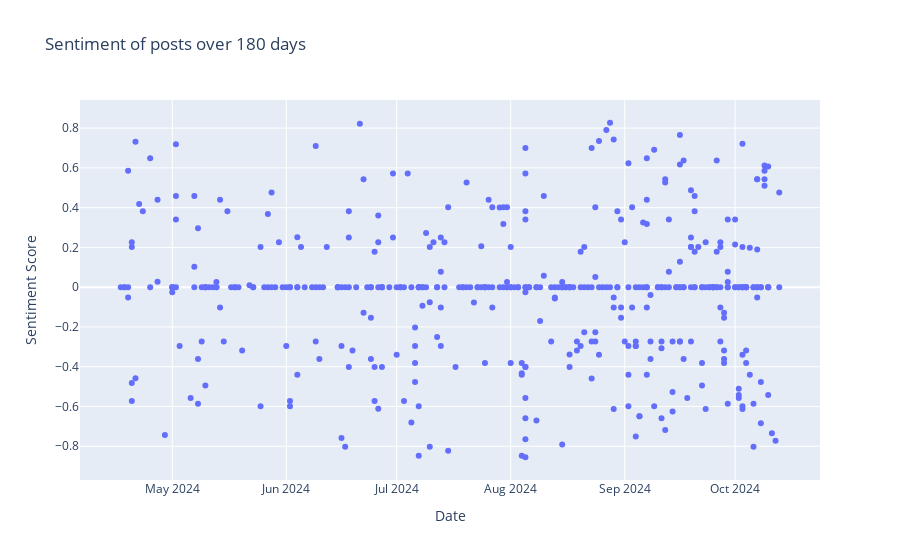

This figure's notebook cell:
### Code cell
import plotly.express as px

fig = px.scatter(
    crypto2, x='date', y='sentiment',
    title='Sentiment of posts over 180 days',
    labels={'sentiment': 'Sentiment Score', 'date': 'Date'},
    hover_data=['title']
)

fig.show()

### Figure 1 — Plotly figure (JSON) as saved in the notebook; plotly's stock layout.template omitted (floating-point values rounded to 4 significant figures; data arrays with more than 128 entries replaced by an {"elided": "..."} marker saying what was removed)
{"data": [{"customdata": {"elided": "438x1 str values"}, "hovertemplate": "Date=%{x}<br>Sentiment Score=%{y}<br>title=%{customdata[0]}<extra></extra>", "legendgroup": "", "marker": {"color": "#636efa", "symbol": "circle"}, "mode": "markers", "name": "", "orientation": "v", "showlegend": false, "type": "scatter", "x": {"elided": "438 str values"}, "xaxis": "x", "y": {"elided": "438 float values"}, "yaxis": "y"}], "layout": {"legend": {"tracegroupgap": 0}, "title": {"text": "Sentiment of posts over 180 days"}, "xaxis": {"anchor": "y", "domain": [0, 1], "title": {"text": "Date"}}, "yaxis": {"anchor": "x", "domain": [0, 1], "title": {"text": "Sentiment Score"}}}}
